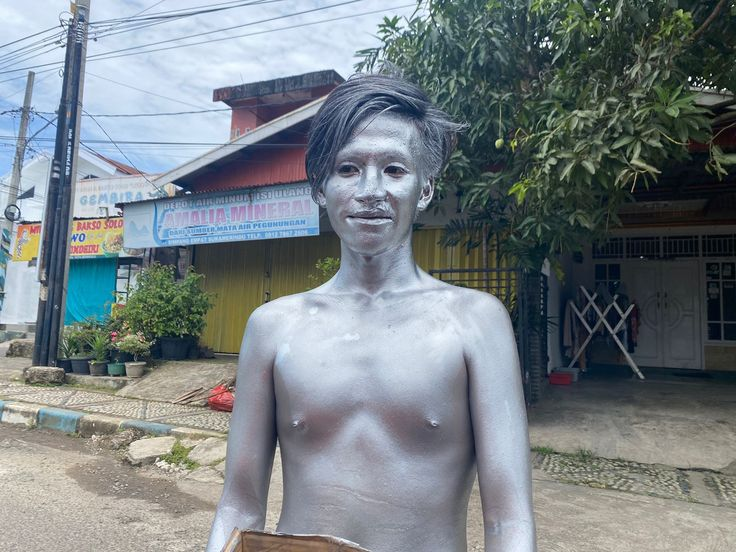
#> input picture ss.jpg, 736 x 552 px, found by its file name
$ python 'Haar Cascade.py'
#> lines starting #> are read from the running program, lines starting #| are printed output that depends on the picture; after the words box and inside, x2 and y2 are one past the last pixel; in counts of white or black regions, pixels touching at a corner belong together
import cv2

# Load Haar Cascade classifier
face_cascade = cv2.CascadeClassifier(cv2.data.haarcascades + 'haarcascade_frontalface_default.xml')

# Baca gambar dan ubah menjadi grayscale
image = cv2.imread('ss.jpg')
#> image is the input picture: shape (552, 736, 3); mean B, G, R 132.1, 128.1, 119.3
gray = cv2.cvtColor(image, cv2.COLOR_BGR2GRAY)
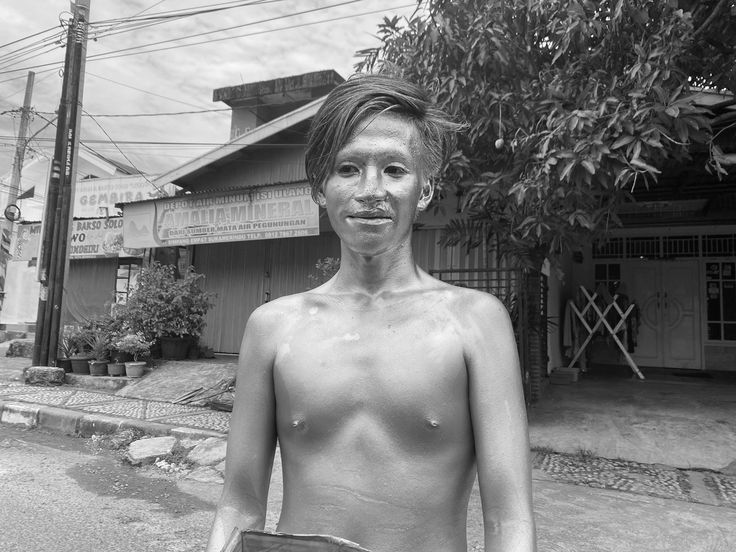
#> gray: shape (552, 736); min 1, max 254, mean 125.9

# Deteksi wajah
faces = face_cascade.detectMultiScale(gray, 1.3, 5)
#> faces = [[307, 118, 130, 130]]

# Gambar kotak di sekitar wajah yang terdeteksi
for (x, y, w, h) in faces:
    cv2.rectangle(image, (x, y), (x + w, y + h), (255, 0, 0), 2)
#> this loop made 1 pass
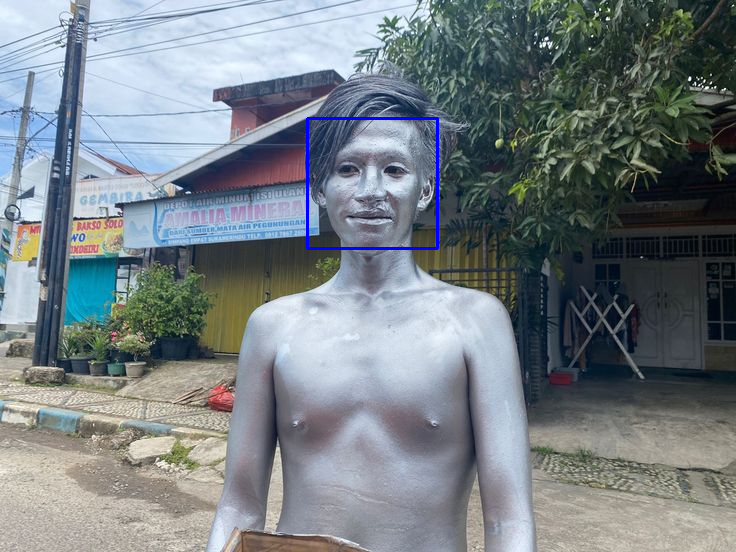
#> image: shape (552, 736, 3); 0.38% of pixels changed, all inside (x1, y1, x2, y2) = (306, 117, 439, 250)

# Tampilkan gambar dengan kotak deteksi
cv2.imshow('Face Detection', image)
cv2.waitKey(0)
cv2.destroyAllWindows()

$ run again, with dk.jpg copied over ss.jpg
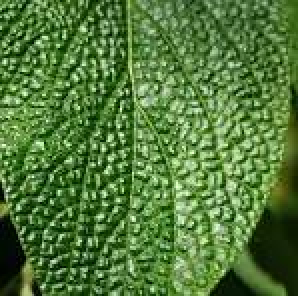
#> input picture dk.jpg, 149 x 148 px, found by its file name (shown 2 times larger)
#> image is the input picture: shape (148, 149, 3); mean B, G, R 58.7, 121.7, 81.8
#> `gray = cv2.cvtColor(image, cv2.COLOR_BGR2GRAY)`:
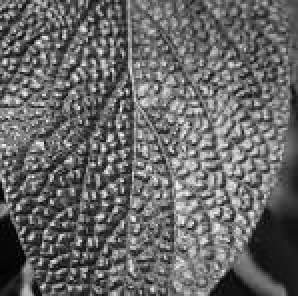
#> gray: shape (148, 149) (shown 2 times larger); min 1, max 244, mean 102.6
#> faces = ()

$ run again, with hh.jpg copied over ss.jpg
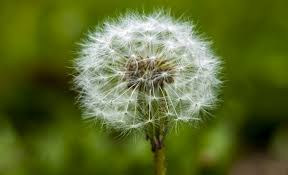
#> input picture hh.jpg, 288 x 175 px, found by its file name
#> image is the input picture: shape (175, 288, 3); mean B, G, R 45.1, 106.6, 93.1
#> `gray = cv2.cvtColor(image, cv2.COLOR_BGR2GRAY)`:
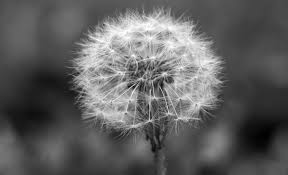
#> gray: shape (175, 288); min 1, max 255, mean 95.6
#> faces = ()
